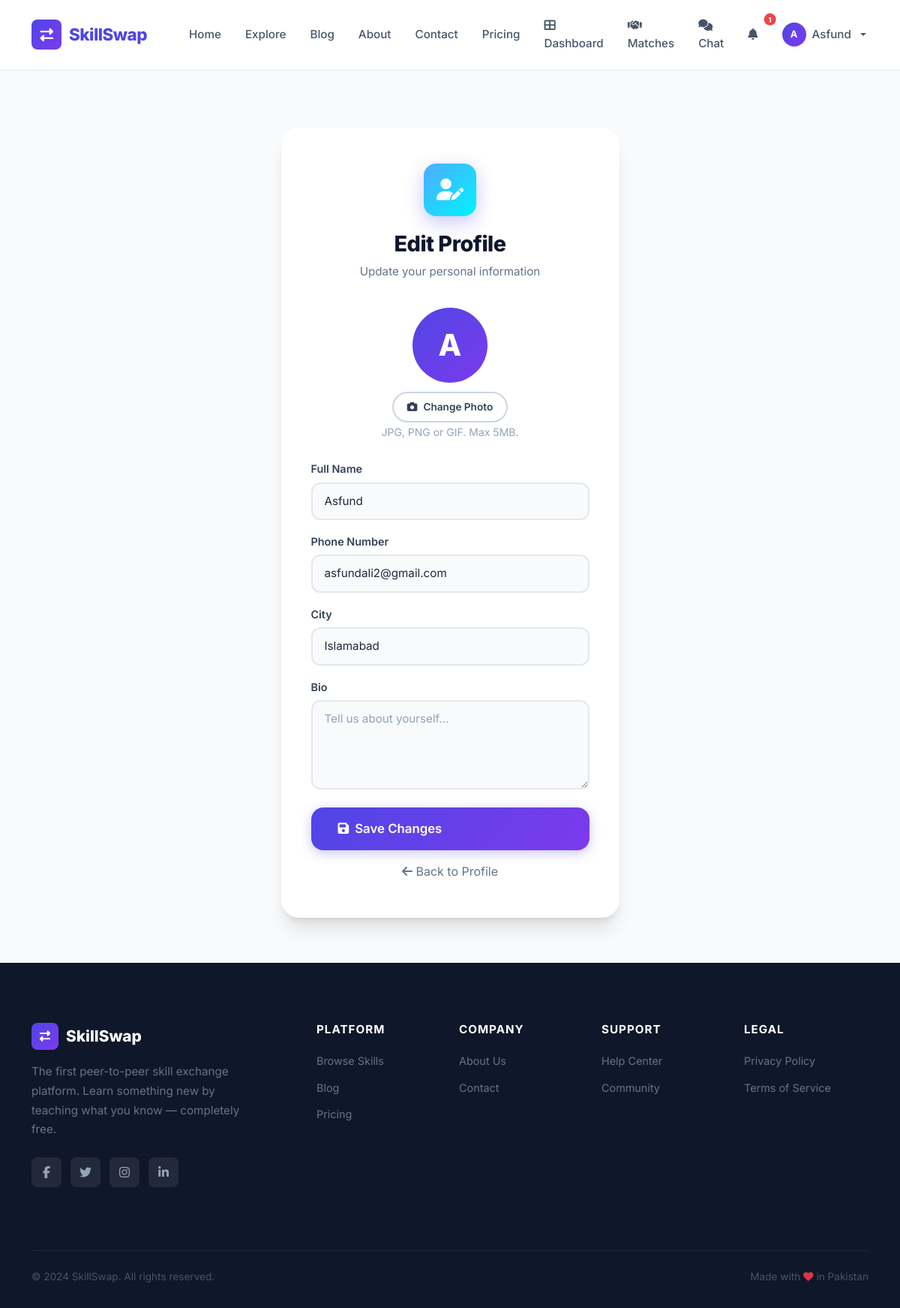
/profile/edit (signed in), run on the app's committed database.
### app/models.py (models this page shows, shortened)
class User(UserMixin, db.Model):
    __tablename__ = 'users'
    id = db.Column(db.Integer, primary_key=True)
    full_name = db.Column(db.String(100), nullable=False)
    email = db.Column(db.String(120), unique=True, nullable=False)
    password_hash = db.Column(db.String(256), nullable=False)
    phone = db.Column(db.String(20))
    city = db.Column(db.String(50))
    bio = db.Column(db.Text)
    profile_pic = db.Column(db.String(200), default='default.png')
    is_admin = db.Column(db.Boolean, default=False)
    is_verified = db.Column(db.Boolean, default=False)
    account_type = db.Column(db.String(20), default='free')
    reset_token = db.Column(db.String(100))
    otp_code = db.Column(db.String(6))
    otp_created_at = db.Column(db.DateTime)
    otp_purpose = db.Column(db.String(20))
    created_at = db.Column(db.DateTime, default=datetime.utcnow)
    updated_at = db.Column(db.DateTime, default=datetime.utcnow, onupdate=datetime.utcnow)
    skills_offering = db.relationship('SkillOffering', backref='user', lazy=True, cascade='all, delete-orphan')
    skills_wanted = db.relationship('SkillWanted', backref='user', lazy=True, cascade='all, delete-orphan')
    reviews_given = db.relationship('Review', foreign_keys='Review.reviewer_id', backref='reviewer', lazy=True)
    reviews_received = db.relationship('Review', foreign_keys='Review.reviewed_user_id', backref='reviewed_user', lazy=True)
    notifications = db.relationship('Notification', backref='user', lazy=True, cascade='all, delete-orphan')
    def get_unread_notification_count(self):
        return Notification.query.filter_by(user_id=self.id, is_read=False).count()

### app/routes/profile.py (the view, shortened to what this page needs)
@profile_bp.route('/profile/edit', methods=['GET', 'POST'])
@login_required
def edit_profile():
    return render_template('edit_profile.html', user=current_user)

### app/models.py (called while the page is built)
@login_manager.user_loader
def load_user(user_id):
    return User.query.get(int(user_id))

### app/templates/edit_profile.html (shortened to what this page needs)
{% extends "base.html" %}
{% block content %}
<section class="auth-section">
    <div class="container">
        <div class="row justify-content-center">
            <div class="col-md-6 col-lg-5">
                <div class="auth-card card border-0">
                    <div class="card-body">
                        <div class="auth-header">
                            <div class="auth-icon" style="background:var(--gradient-4);">
                                <i class="fas fa-user-edit"></i>
                            </div>
                            <h2>Edit Profile</h2>
                            <p>Update your personal information</p>
                        </div>
                        <form method="POST" action="{{ url_for('profile.edit_profile') }}" enctype="multipart/form-data">
                            <div class="mb-4 text-center">
                                <div style="width:100px;height:100px;border-radius:50%;background:var(--gradient-1);display:flex;align-items:center;justify-content:center;color:white;font-weight:800;font-size:2.5rem;margin:0 auto 12px;overflow:hidden;" id="profilePreview">
                                    {% if user.profile_pic and user.profile_pic != 'default.png' %}
                                    <img src="{{ url_for('static', filename='images/avatars/' + user.profile_pic) }}" style="width:100%;height:100%;object-fit:cover;">
                                    {% else %}
                                    {{ user.full_name[0] }}
                                    {% endif %}
                                </div>
                                <label for="profilePicInput" class="btn btn-sm btn-outline-dark" style="cursor:pointer; border-radius:var(--radius-full);">
                                    <i class="fas fa-camera"></i> Change Photo
                                </label>
                                <br>
                                <small style="color:var(--gray-400);">JPG, PNG or GIF. Max 5MB.</small>
                            </div>
                            <div class="mb-3">
                                <label class="form-label">Full Name</label>
                                <input type="text" name="full_name" class="form-control" value="{{ user.full_name }}" required>
                            </div>
                            <div class="mb-3">
                                <label class="form-label">Phone Number</label>
                                <input type="text" name="phone" class="form-control" value="{{ user.phone or '' }}" placeholder="+92 300 1234567">
                            </div>
                            <div class="mb-3">
                                <label class="form-label">City</label>
                                <select name="city" class="form-select">
                                    {% for city in ['Karachi','Lahore','Islamabad','Rawalpindi','Peshawar','Quetta','Multan','Faisalabad','Hyderabad','Sialkot','Gujranwala','Bahawalpur','Sargodha','Sukkur','Mardan'] %}
                                    <option value="{{ city }}" {% if user.city == city %}selected{% endif %}>{{ city }}</option>
                                    {% endfor %}
                                </select>
                            </div>
                            <div class="mb-4">
                                <label class="form-label">Bio</label>
                                <textarea name="bio" class="form-control" rows="4" placeholder="Tell us about yourself..." style="border-radius:var(--radius);">{{ user.bio or '' }}</textarea>
                            </div>
                            <button type="submit" class="btn btn-primary btn-lg w-100">
                                <i class="fas fa-save"></i> Save Changes
                            </button>
                            <div class="text-center mt-3">
                                <a href="{{ url_for('profile.my_profile') }}" style="color:var(--gray-500); text-decoration:none;">
                                    <i class="fas fa-arrow-left"></i> Back to Profile
                                </a>
                            </div>
                        </form>
                    </div>
                </div>
            </div>
        </div>
    </div>
</section>
{% endblock %}

### app/templates/base.html (shortened to what this page needs)
<!DOCTYPE html>
<html lang="en">
<head>
    <link href="https://cdn.jsdelivr.net/npm/bootstrap@5.3.0/dist/css/bootstrap.min.css" rel="stylesheet">
    <link rel="stylesheet" href="https://cdnjs.cloudflare.com/ajax/libs/font-awesome/6.5.0/css/all.min.css">
    <link rel="stylesheet" href="{{ url_for('static', filename='css/style.css') }}">
</head>
<body>
    <nav class="navbar navbar-expand-lg sticky-top" id="mainNav">
        <div class="container">
            <a class="navbar-brand" href="{{ url_for('main.index') }}">
                <span class="brand-icon"><i class="fas fa-exchange-alt"></i></span>
                SkillSwap
            </a>
            <div class="collapse navbar-collapse" id="navbarNav">
                <ul class="navbar-nav me-auto ms-4">
                    <li class="nav-item"><a class="nav-link" href="{{ url_for('main.index') }}">Home</a></li>
                    <li class="nav-item"><a class="nav-link" href="{{ url_for('skills.explore') }}">Explore</a></li>
                    <li class="nav-item"><a class="nav-link" href="{{ url_for('blog.blog_list') }}">Blog</a></li>
                    <li class="nav-item"><a class="nav-link" href="{{ url_for('main.about') }}">About</a></li>
                    <li class="nav-item"><a class="nav-link" href="{{ url_for('main.contact') }}">Contact</a></li>
                    <li class="nav-item"><a class="nav-link" href="{{ url_for('main.pricing') }}">Pricing</a></li>
                </ul>
                <ul class="navbar-nav align-items-center">
                    {% if current_user.is_authenticated %}
                    <li class="nav-item">
                        <a class="nav-link" href="{{ url_for('main.dashboard') }}"><i class="fas fa-th-large"></i> Dashboard</a>
                    </li>
                    <li class="nav-item">
                        <a class="nav-link" href="{{ url_for('matching.find_matches') }}"><i class="fas fa-handshake"></i> Matches</a>
                    </li>
                    <li class="nav-item">
                        <a class="nav-link" href="{{ url_for('chat.chat_list') }}"><i class="fas fa-comments"></i> Chat</a>
                    </li>
                    <li class="nav-item">
                        <a class="nav-link position-relative" href="{{ url_for('notifications.all_notifications') }}">
                            <i class="fas fa-bell"></i>
                            {% if current_user.get_unread_notification_count() > 0 %}
                            <span class="position-absolute top-0 start-100 translate-middle badge rounded-pill" style="background:var(--danger); font-size:0.6rem;">
                                {{ current_user.get_unread_notification_count() }}
                            </span>
                            {% endif %}
                        </a>
                    </li>
                    <li class="nav-item dropdown">
                        <a class="nav-link dropdown-toggle d-flex align-items-center gap-2" href="#" data-bs-toggle="dropdown">
                            <div style="width:32px;height:32px;border-radius:50%;background:var(--gradient-1);display:flex;align-items:center;justify-content:center;color:white;font-size:0.8rem;font-weight:700;overflow:hidden;">
                                {% if current_user.profile_pic and current_user.profile_pic != 'default.png' %}
                                <img src="{{ url_for('static', filename='images/avatars/' + current_user.profile_pic) }}" style="width:100%;height:100%;object-fit:cover;">
                                {% else %}
                                {{ current_user.full_name[0] }}
                                {% endif %}
                            </div>
                            {{ current_user.full_name.split()[0] }}
                        </a>
                    </li>
                    {% endif %}
                </ul>
            </div>
        </div>
    </nav>
    <main>{% block content %}{% endblock %}</main>
    <footer class="footer">
        <div class="container">
            <div class="row">
                <div class="col-lg-4 mb-4">
                    <div class="footer-brand">
                        <span class="brand-icon"><i class="fas fa-exchange-alt"></i></span>
                        SkillSwap
                    </div>
                    <p class="footer-description">The first peer-to-peer skill exchange platform. Learn something new by teaching what you know — completely free.</p>
                    <div class="social-links">
                        <a href="#" class="social-link"><i class="fab fa-facebook-f"></i></a>
                        <a href="#" class="social-link"><i class="fab fa-twitter"></i></a>
                        <a href="#" class="social-link"><i class="fab fa-instagram"></i></a>
                        <a href="#" class="social-link"><i class="fab fa-linkedin-in"></i></a>
                    </div>
                </div>
                <div class="col-lg-2 col-md-4 col-6 mb-4">
                    <h6>Platform</h6>
                    <ul class="footer-links">
                        <li><a href="{{ url_for('skills.explore') }}">Browse Skills</a></li>
                        <li><a href="{{ url_for('blog.blog_list') }}">Blog</a></li>
                        <li><a href="{{ url_for('main.pricing') }}">Pricing</a></li>
                    </ul>
                </div>
                <div class="col-lg-2 col-md-4 col-6 mb-4">
                    <h6>Company</h6>
                    <ul class="footer-links">
                        <li><a href="{{ url_for('main.about') }}">About Us</a></li>
                        <li><a href="{{ url_for('main.contact') }}">Contact</a></li>
                    </ul>
                </div>
                <div class="col-lg-2 col-md-4 col-6 mb-4">
                    <h6>Support</h6>
                    <ul class="footer-links">
                        <li><a href="#">Help Center</a></li>
                        <li><a href="#">Community</a></li>
                    </ul>
                </div>
                <div class="col-lg-2 col-md-4 col-6 mb-4">
                    <h6>Legal</h6>
                    <ul class="footer-links">
                        <li><a href="#">Privacy Policy</a></li>
                        <li><a href="#">Terms of Service</a></li>
                    </ul>
                </div>
            </div>
            <div class="footer-bottom">
                <p>&copy; 2024 SkillSwap. All rights reserved.</p>
                <p>Made with <i class="fas fa-heart text-danger"></i> in Pakistan</p>
            </div>
        </div>
    </footer>
</body>
</html>

### data on the page
User: get_unread_notification_count "1", full_name "A", full_name "Asfund", phone "asfundali2@gmail.com", city "Islamabad"
